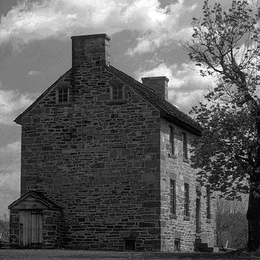
%> input picture house.gif, 260 x 260 px, shrunk from 512 x 512 before the run
$ octave GLCM.m   (GNU Octave 9; MATLAB toolbox functions it lacks are replaced by stand-ins)
%> lines starting %> are read from the running program, lines starting %| are printed output that depends on the picture
clc
clear all
close all
I = imread('/Users/prakhar/Desktop/Prakhar/CODing/Matlab basic/house.gif');
%> I is the input picture: size 260x260 uint8; min 0, max 255, mean 92.9
n = size(I);
%> n = [260 260]
glcm = graycomatrix(I,'offset',[0 1],'Symmetric',false)
%> glcm = [5565 2607 281 44 9 2 0 0; 2625 16345 3049 370 107 20 6 0; 297 3037 3992 816 352 59 13 3; 101 370 769 3562 1485 227 40 7; 26 164 371 1449 6348 822 90 29; 6 27 85 212 823 4202 590 36; 1 3 23 45 81 592 3094 259; 0 0 2 16 13 40 259 1472]
%[0 255]
% 0 to 31 =1; 31 to 63 =2; 63 to 95 =3; 95 to 127 =4;127 to 159 =5; 159-191 = 6;191 to 233 = 7;233 to 255 = 8;
%Creating the matrix using above ranges
for i = 1:n
    for j= 1:n
        if(I(i,j) <= 31)
            M(i,j)=1;
        elseif (I(i,j) <= 63) && (I(i,j) > 31)
            M(i,j)=2;
        elseif (I(i,j) <= 95) && (I(i,j) > 63)
            M(i,j)=3;
        elseif (I(i,j) <= 127) && (I(i,j) > 95)
            M(i,j)=4;
        elseif (I(i,j) <= 159) && (I(i,j) > 127)
            M(i,j)=5;
        elseif (I(i,j) <= 191) && (I(i,j) > 159)
            M(i,j)=6;
        elseif (I(i,j) <= 223) && (I(i,j) > 191)
            M(i,j)=7;
        elseif (I(i,j) <= 255) && (I(i,j) > 223)
            M(i,j)=8;
        else
            M(i,j)=0;
        end
    end
end
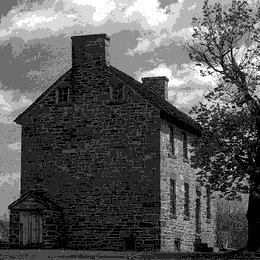
%> M: size 260x260 double; min 1, max 8, mean 3.43; drawn with min black and max white


%Now,
%F(x, y) = i and F(x, y + 1) = j.
g =zeros(8);
for i= 1:8
    for j=1:8
        for k=1:n
            for l=1:n-1
                if(M(k,l)==i) && (M(k,l+1)==j)
                    g(i,j)=g(i,j)+1;
                end
            end
        end
    end
end
%> after the loop, g has the same summary as glcm

display('The gray level Co-occurence Matrix is ')
gT=transpose(g);
%> gT = [5565 2625 297 101 26 6 1 0; 2607 16345 3037 370 164 27 3 0; 281 3049 3992 769 371 85 23 2; 44 370 816 3562 1449 212 45 16; 9 107 352 1485 6348 823 81 13; 2 20 59 227 822 4202 592 40; 0 6 13 40 90 590 3094 259; 0 0 3 7 29 36 259 1472]
g
%> g has the same summary as glcm
gT + g
%> ans = [11130 5232 578 145 35 8 1 0; 5232 32690 6086 740 271 47 9 0; 578 6086 7984 1585 723 144 36 5; 145 740 1585 7124 2934 439 85 23; 35 271 723 2934 12696 1645 171 42; 8 47 144 439 1645 8404 1182 76; 1 9 36 85 171 1182 6188 518; 0 0 5 23 42 76 518 2944]
